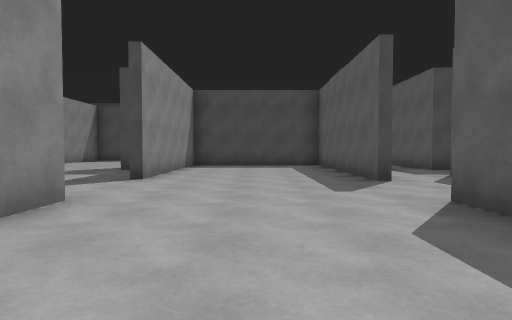
[1] (above)

21 first-person views from a walk through a Unity game level. The camera is 1.2 m above the floor, tilts 2° down and sees 75° across. The floor is counted in squares, 2 m on a side. Each view is taken from the middle of a square. On the plan, view 1 faces up. The plan holds only what a view shows up to about 10 squares ahead; the rest is blank. The player character is not drawn.

[2]
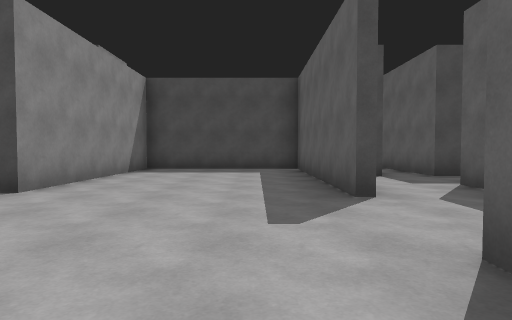

[3]
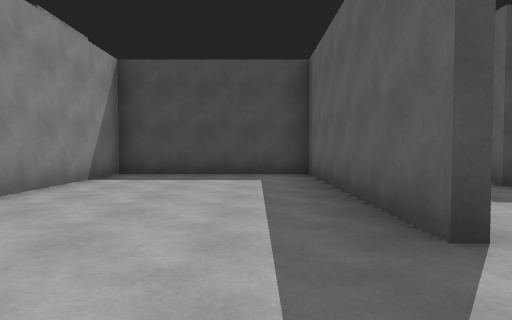

[4]
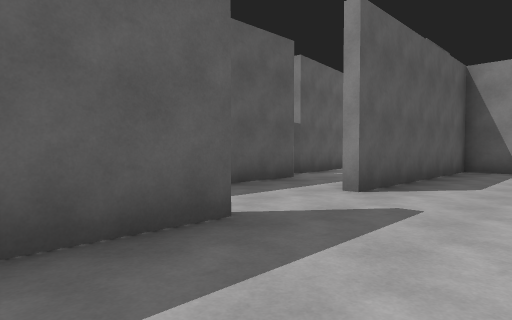

[5]
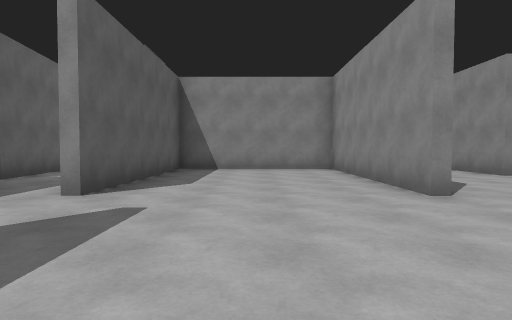

[6]
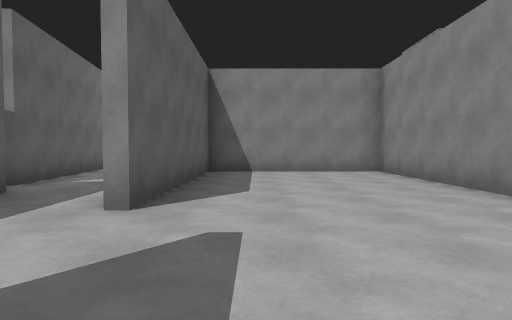

[7]
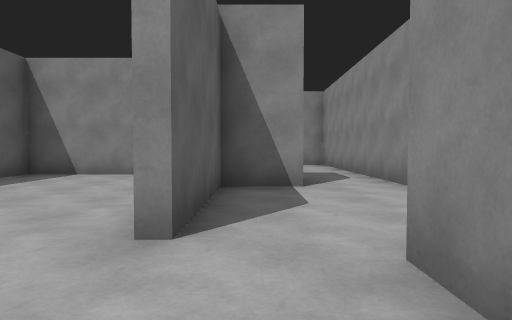

[8]
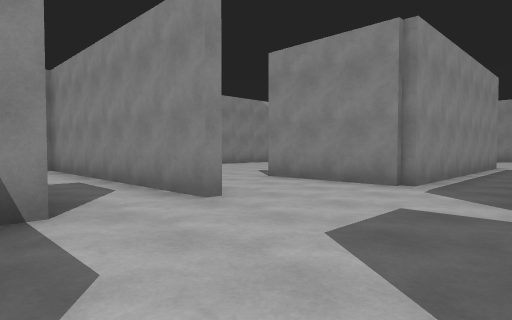

[9]
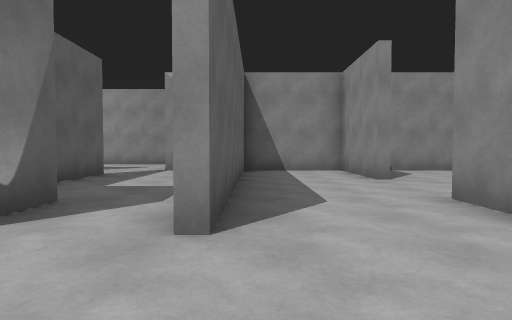

[10]
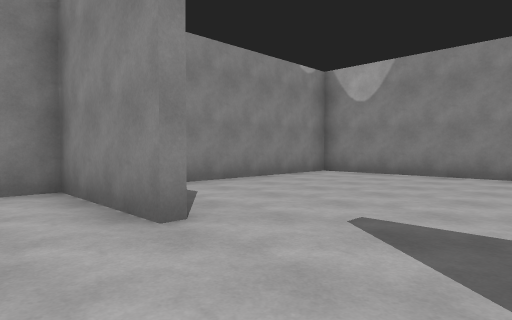

[11]
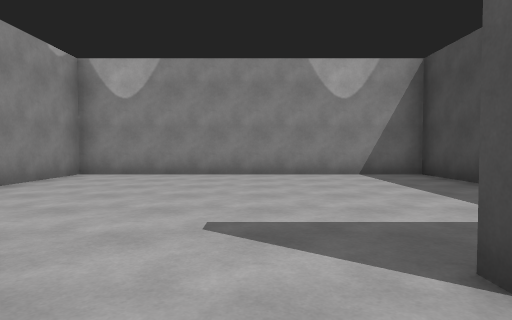

[12]
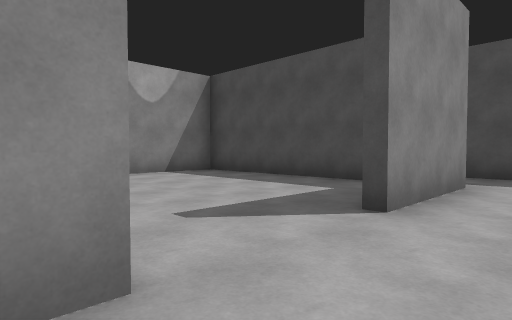

[13]
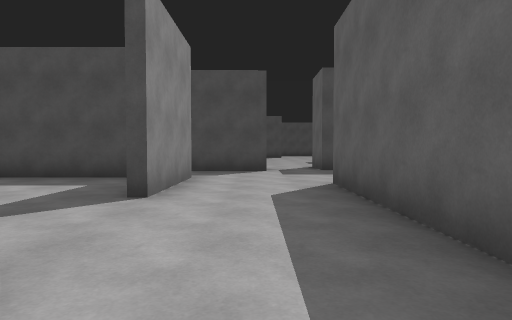

[14]
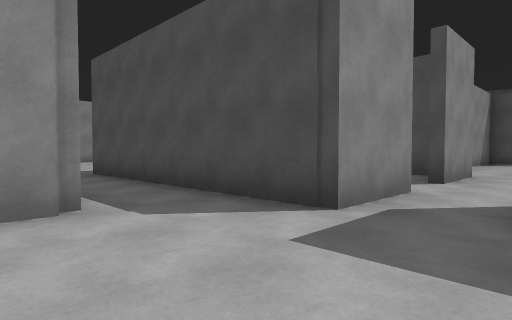

[15]
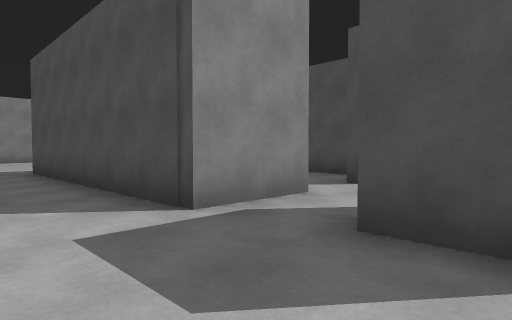

[16]
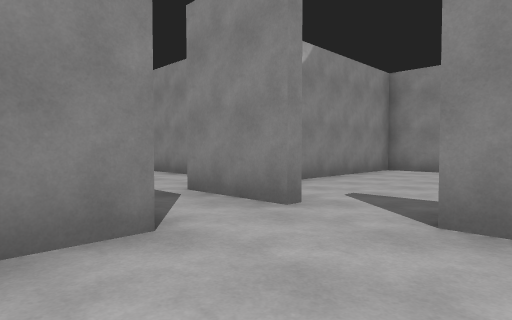

[17]
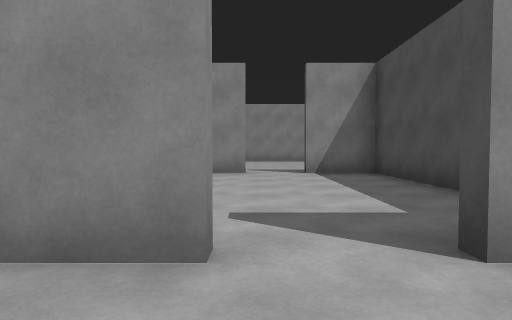

[18]
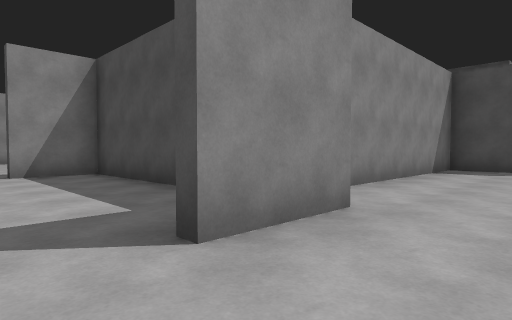

[19]
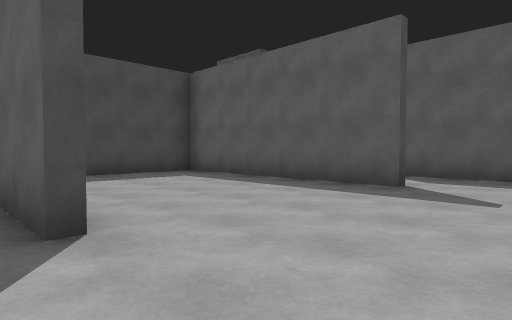

[20]
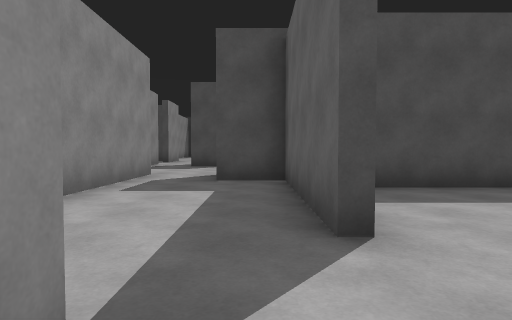

[21]
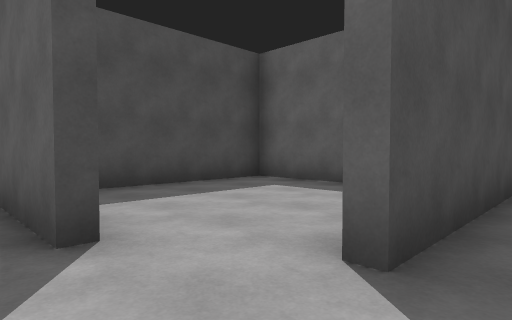

### Floor plan
Ten units are one square. View 1 is at (0, 0); x grows to the right and y downward. Boxes are objects, and circles mark ways between rooms. Rooms are numbered by the first view taken in them; rooms with no view inside come last. Other rooms are left out.
<svg viewBox="-155 -167 215 242">
<path fill="none" stroke="#000" d="M22 -60 22 -118 -22 -118 -22 -64M-22 -39 -22 16 22 16 22 -39M44 -25 44 -75M-84 -38 -132 -38M-150 -21 -83 -21M22 63 -15 63M-52 -42 -52 -50M-67 -58 -67 -38M-52 -58 -42 -58M-24 -64 -24 -82M54 26 50 -6M-67 -91 -67 -71M55 -92 49 -92M49 -106 49 -120M-62 -162 -77 -162 -77 -108M-54 -8 -54 61M-38 -8 -24 -8 -24 -39M-83 -21 -83 -4M-67 -38 -84 -38M-42 -42 -52 -42M-38 -50 -38 -41M-24 49 -24 8 -37 8 -37 -1M-83 34 -83 61 -57 61 -57 -8M-83 -4 -83 10M-96 -18 -147 -18 -147 61 -96 61M-75 -89 -131 -89 -131 -71M-131 -58 -131 -41 -91 -41M22 40 22 19 -12 19M49 -92 49 -106M50 -6 49 -16"/>
<circle cx="-30" cy="-60" r="3" fill="#2a7"/>
<circle cx="-25" cy="-40" r="3" fill="#2a7"/>
<circle cx="35" cy="-70" r="3" fill="#2a7"/>
<circle cx="35" cy="-30" r="3" fill="#2a7"/>
<circle cx="-25" cy="60" r="3" fill="#2a7"/>
<circle cx="-60" cy="-50" r="3" fill="#2a7"/>
<circle cx="-90" cy="-30" r="3" fill="#2a7"/>
<circle cx="-130" cy="-65" r="3" fill="#2a7"/>
<circle cx="-70" cy="-65" r="3" fill="#2a7"/>
<circle cx="50" cy="-85" r="3" fill="#2a7"/>
<circle cx="40" cy="0" r="3" fill="#2a7"/>
<circle cx="50" cy="-20" r="3" fill="#2a7"/>
<circle cx="-75" cy="5" r="3" fill="#2a7"/>
<circle cx="-20" cy="50" r="3" fill="#2a7"/>
<circle cx="-90" cy="25" r="3" fill="#2a7"/>
<text x="10" y="-50">1</text>
<text x="-90" y="70">2</text>
<text x="-50" y="0">3</text>
<text x="-80" y="20">4</text>
<text x="-120" y="20">5</text>
<text x="-100" y="-70">6</text>
<text x="0" y="40">7</text>
<text x="40" y="-90">8</text>
<text x="30" y="-20">9</text>
</svg>
Room 1 opens to room 2. Room 1 opens to room 3. Room 1 opens to room 8. Room 1 opens to room 9. Room 2 opens to room 3. Room 2 opens to room 6. Room 2 opens to room 8. Room 2 opens to room 9. Room 3 opens to room 4. Room 3 opens to room 7. Room 4 opens to room 5.

Where each view was taken, in squares from view 1:
view 1: 0 up, 0 right, facing up
view 2: 2 up, 1 right, facing up
view 3: 4 up, 1 right, facing up
view 4: 8 up, 0 right, facing down-right
view 5: 8 up, 0 right, facing down
view 6: 7 up, 1 right, facing down
view 7: 6 up, 3 left, facing down
view 8: 4 up, 3 left, facing down-left
view 9: 3 up, 6 left, facing down
view 10: 1 down, 7 left, facing down-left
view 11: 2 down, 7 left, facing left
view 12: 4 down, 7 left, facing up-left
view 13: 5 down, 7 left, facing up
view 14: 1 up, 5 left, facing up-left
view 15: 2 up, 4 left, facing up-left
view 16: 8 up, 4 left, facing down-left
view 17: 6 up, 5 left, facing left
view 18: 6 up, 5 left, facing up-left
view 19: 4 up, 3 left, facing up-right
view 20: 7 down, 3 left, facing up
view 21: 7 down, 3 left, facing up-right
